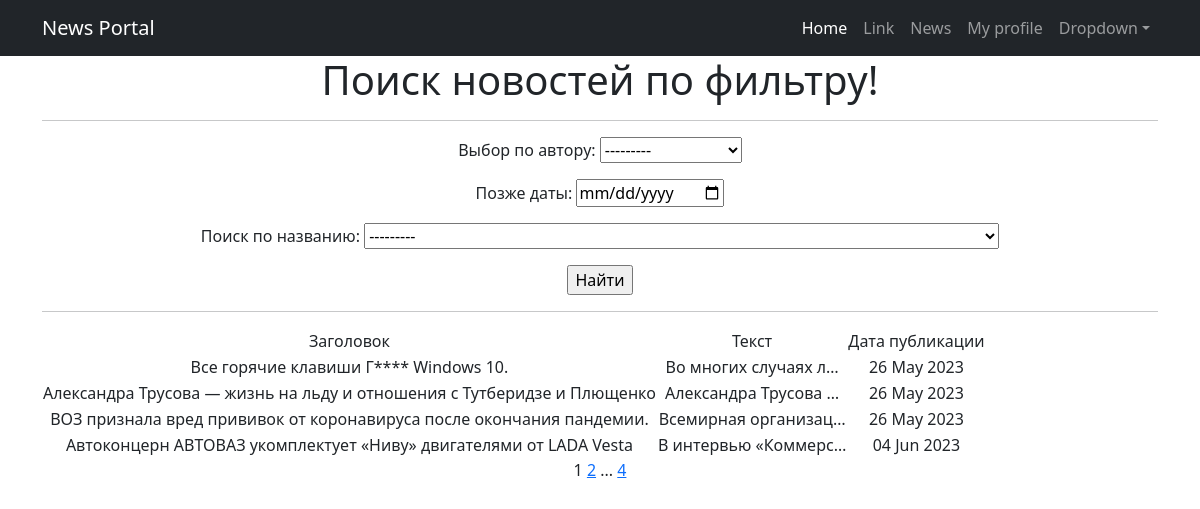
The page /News/search on the database its author committed.
### NewsPortal/models.py (models this page shows, shortened)
class Post(models.Model):
    POSITIONS = [
        ('New', 'Новость'),
        ('Art', 'Статья')
    ]
    author = models.ForeignKey(Author, on_delete=models.CASCADE)  # id создателя статьи/новости
    choi_public = models.CharField(max_length=3,
                                   choices=POSITIONS,
                                   default='Art')
    time_create = models.DateTimeField(auto_now_add=True)  # дата и время создания статьи/новости
    cat = models.ManyToManyField(Category, through=PostCategory)  # cat имеет связь с Category через PostCategory
    title = models.CharField(max_length=255)  # заголовок статьи/новости
    content = models.TextField(blank=True)  # содержание статьи/новости
    _rating = models.IntegerField(default=0, db_column='rating')  # рейтинг статьи/новости
    def __str__(self):
        return self.title#, self.content

### NewsPortal/views.py (the view)
# urls.py: path('search', FilterNews.as_view(), name='news_search'),
class FilterNews(ListView):
    model = Post
    template_name = 'search.html'
    context_object_name = 'Post'
    paginate_by = 4
    def get_queryset(self):
        queryset = super().get_queryset()
        self.filterset = PostFilter(self.request.GET, queryset)
        return self.filterset.qs
    def get_context_data(self, **kwargs):
        context = super().get_context_data(**kwargs)
        context['filterset'] = self.filterset
        return context

### NewsPortal/models.py (called while the page is built)
    def __str__(self):
        return self.user.username

### NewsPortal/templatetags/custom_filters.py (called while the page is built)
@register.filter()
def censor(value):
   n = 0
   try:
      inSwordList = value.split()
      for sword_ in inSwordList:
         if sword_.lower() in RestrSwords:
            inSwordList[n] = sword_.replace(sword_[1:], '*' * len(sword_[1:]))
         n += 1
   except Exception as e:
      return f'Объект не является строкой!:\n{e}'
   return ' '.join(inSwordList)

### NewsPortal/templatetags/custom_tags.py (called while the page is built)
@register.simple_tag(takes_context=True)
def url_replace(context, **kwargs):
   d = context['request'].GET.copy()
   for k, v in kwargs.items():
       d[k] = v
   return d.urlencode()

### templates/search.html (shortened to what this page needs)
{% extends 'flatpages/default.html' %}
{% load custom_filters %}
{% load custom_tags %}
{% block content %}
   <h1>Поиск новостей по фильтру!</h1>
   <hr>
    <form action="" method="get">
       {{ filterset.form.as_p }}
       <input type="submit" value="Найти" />
    </form>
    <hr>
   {% if Post %}
       <table>
           <tr>
               <td>Заголовок</td>
               <td>Текст</td>
               <td>Дата публикации</td>
           </tr>
           {% for post in Post %}
           <tr>
               <td>{{ post.title | censor }}</td>
               <td>{{ post.content | truncatechars:20 | censor }}</td>
               <td>{{ post.time_create|date:'d M Y'  }}</td>
           </tr>
           {% endfor %}
       </table>
   {% else %}
       <h2>Статей (новостей) не найдено!</h2>
   {% endif %}
   {{ page_obj.number }}
   {% if page_obj.has_next %}
       <a href="?{% url_replace page=page_obj.next_page_number %}">{{ page_obj.next_page_number }}</a>
       {% if paginator.num_pages != page_obj.next_page_number %}
           ...
           <a href="?{% url_replace page=page_obj.paginator.num_pages %}">{{ page_obj.paginator.num_pages }}</a>
       {% endif %}
   {% endif %}
{% endblock content %}

### rows shown on the page
Post: author "---------"
Post: title "---------", title|censor "Все горячие клавиши Г**** Windows 10.", content|censor "Во многих случаях л…", time_create "26 May 2023"
Post: title|censor "Александра Трусова — жизнь на льду и отношения с Тутберидзе и Плющенко", content|censor "Александра Трусова …", time_create "26 May 2023"
Post: title|censor "ВОЗ признала вред прививок от коронавируса после окончания пандемии.", content|censor "Всемирная организац…", time_create "26 May 2023"
Post: title|censor "Автоконцерн АВТОВАЗ укомплектует «Ниву» двигателями от LADA Vesta", content|censor "В интервью «Коммерс…", time_create "04 Jun 2023"

### other values the page prints
{{ page_obj.number }} "1"
{{ page_obj.next_page_number }} "2"
{{ page_obj.paginator.num_pages }} "4"
